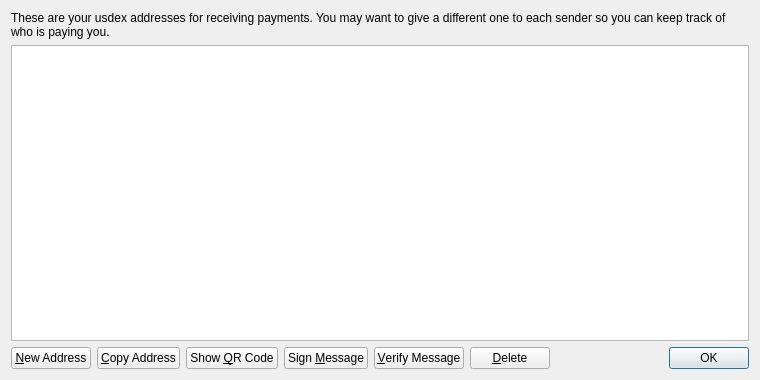
<?xml version="1.0" encoding="UTF-8"?>
<ui version="4.0">
 <class>AddressBookPage</class>
 <widget class="QWidget" name="AddressBookPage">
  <property name="geometry">
   <rect>
    <x>0</x>
    <y>0</y>
    <width>760</width>
    <height>380</height>
   </rect>
  </property>
  <property name="windowTitle">
   <string>Address Book</string>
  </property>
  <layout class="QVBoxLayout" name="verticalLayout">
   <item>
    <widget class="QLabel" name="labelExplanation">
     <property name="text">
      <string>These are your usdex addresses for receiving payments. You may want to give a different one to each sender so you can keep track of who is paying you.</string>
     </property>
     <property name="textFormat">
      <enum>Qt::PlainText</enum>
     </property>
     <property name="wordWrap">
      <bool>true</bool>
     </property>
    </widget>
   </item>
   <item>
    <widget class="QTableView" name="tableView">
     <property name="contextMenuPolicy">
      <enum>Qt::CustomContextMenu</enum>
     </property>
     <property name="toolTip">
      <string>Double-click to edit address or label</string>
     </property>
     <property name="tabKeyNavigation">
      <bool>false</bool>
     </property>
     <property name="alternatingRowColors">
      <bool>true</bool>
     </property>
     <property name="selectionMode">
      <enum>QAbstractItemView::SingleSelection</enum>
     </property>
     <property name="selectionBehavior">
      <enum>QAbstractItemView::SelectRows</enum>
     </property>
     <property name="sortingEnabled">
      <bool>true</bool>
     </property>
     <attribute name="verticalHeaderVisible">
      <bool>false</bool>
     </attribute>
    </widget>
   </item>
   <item>
    <layout class="QHBoxLayout" name="horizontalLayout">
     <item>
      <widget class="QPushButton" name="newAddressButton">
       <property name="toolTip">
        <string>Create a new address</string>
       </property>
       <property name="text">
        <string>&amp;New Address</string>
       </property>
       <property name="icon">
        <iconset resource="../bitcoin.qrc">
         <normaloff>:/icons/add</normaloff>:/icons/add</iconset>
       </property>
      </widget>
     </item>
     <item>
      <widget class="QPushButton" name="copyToClipboard">
       <property name="toolTip">
        <string>Copy the currently selected address to the system clipboard</string>
       </property>
       <property name="text">
        <string>&amp;Copy Address</string>
       </property>
       <property name="icon">
        <iconset resource="../bitcoin.qrc">
         <normaloff>:/icons/editcopy</normaloff>:/icons/editcopy</iconset>
       </property>
      </widget>
     </item>
     <item>
      <widget class="QPushButton" name="showQRCode">
       <property name="text">
        <string>Show &amp;QR Code</string>
       </property>
       <property name="icon">
        <iconset resource="../bitcoin.qrc">
         <normaloff>:/icons/qrcode</normaloff>:/icons/qrcode</iconset>
       </property>
      </widget>
     </item>
     <item>
      <widget class="QPushButton" name="signMessage">
       <property name="toolTip">
        <string>Sign a message to prove you own a usdex address</string>
       </property>
       <property name="text">
        <string>Sign &amp;Message</string>
       </property>
       <property name="icon">
        <iconset resource="../bitcoin.qrc">
         <normaloff>:/icons/edit</normaloff>:/icons/edit</iconset>
       </property>
      </widget>
     </item>
     <item>
      <widget class="QPushButton" name="verifyMessage">
       <property name="toolTip">
        <string>Verify a message to ensure it was signed with a specified usdex address</string>
       </property>
       <property name="text">
        <string>&amp;Verify Message</string>
       </property>
       <property name="icon">
        <iconset resource="../bitcoin.qrc">
         <normaloff>:/icons/transaction_0</normaloff>:/icons/transaction_0</iconset>
       </property>
      </widget>
     </item>
     <item>
      <widget class="QPushButton" name="deleteButton">
       <property name="toolTip">
        <string>Delete the currently selected address from the list</string>
       </property>
       <property name="text">
        <string>&amp;Delete</string>
       </property>
       <property name="icon">
        <iconset resource="../bitcoin.qrc">
         <normaloff>:/icons/remove</normaloff>:/icons/remove</iconset>
       </property>
      </widget>
     </item>
     <item>
      <spacer name="horizontalSpacer">
       <property name="orientation">
        <enum>Qt::Horizontal</enum>
       </property>
       <property name="sizeHint" stdset="0">
        <size>
         <width>40</width>
         <height>20</height>
        </size>
       </property>
      </spacer>
     </item>
     <item>
      <widget class="QDialogButtonBox" name="buttonBox">
       <property name="sizePolicy">
        <sizepolicy hsizetype="Maximum" vsizetype="Fixed">
         <horstretch>0</horstretch>
         <verstretch>0</verstretch>
        </sizepolicy>
       </property>
       <property name="standardButtons">
        <set>QDialogButtonBox::Ok</set>
       </property>
      </widget>
     </item>
    </layout>
   </item>
  </layout>
 </widget>
 <resources>
  <include location="../bitcoin.qrc"/>
 </resources>
 <connections/>
</ui>
